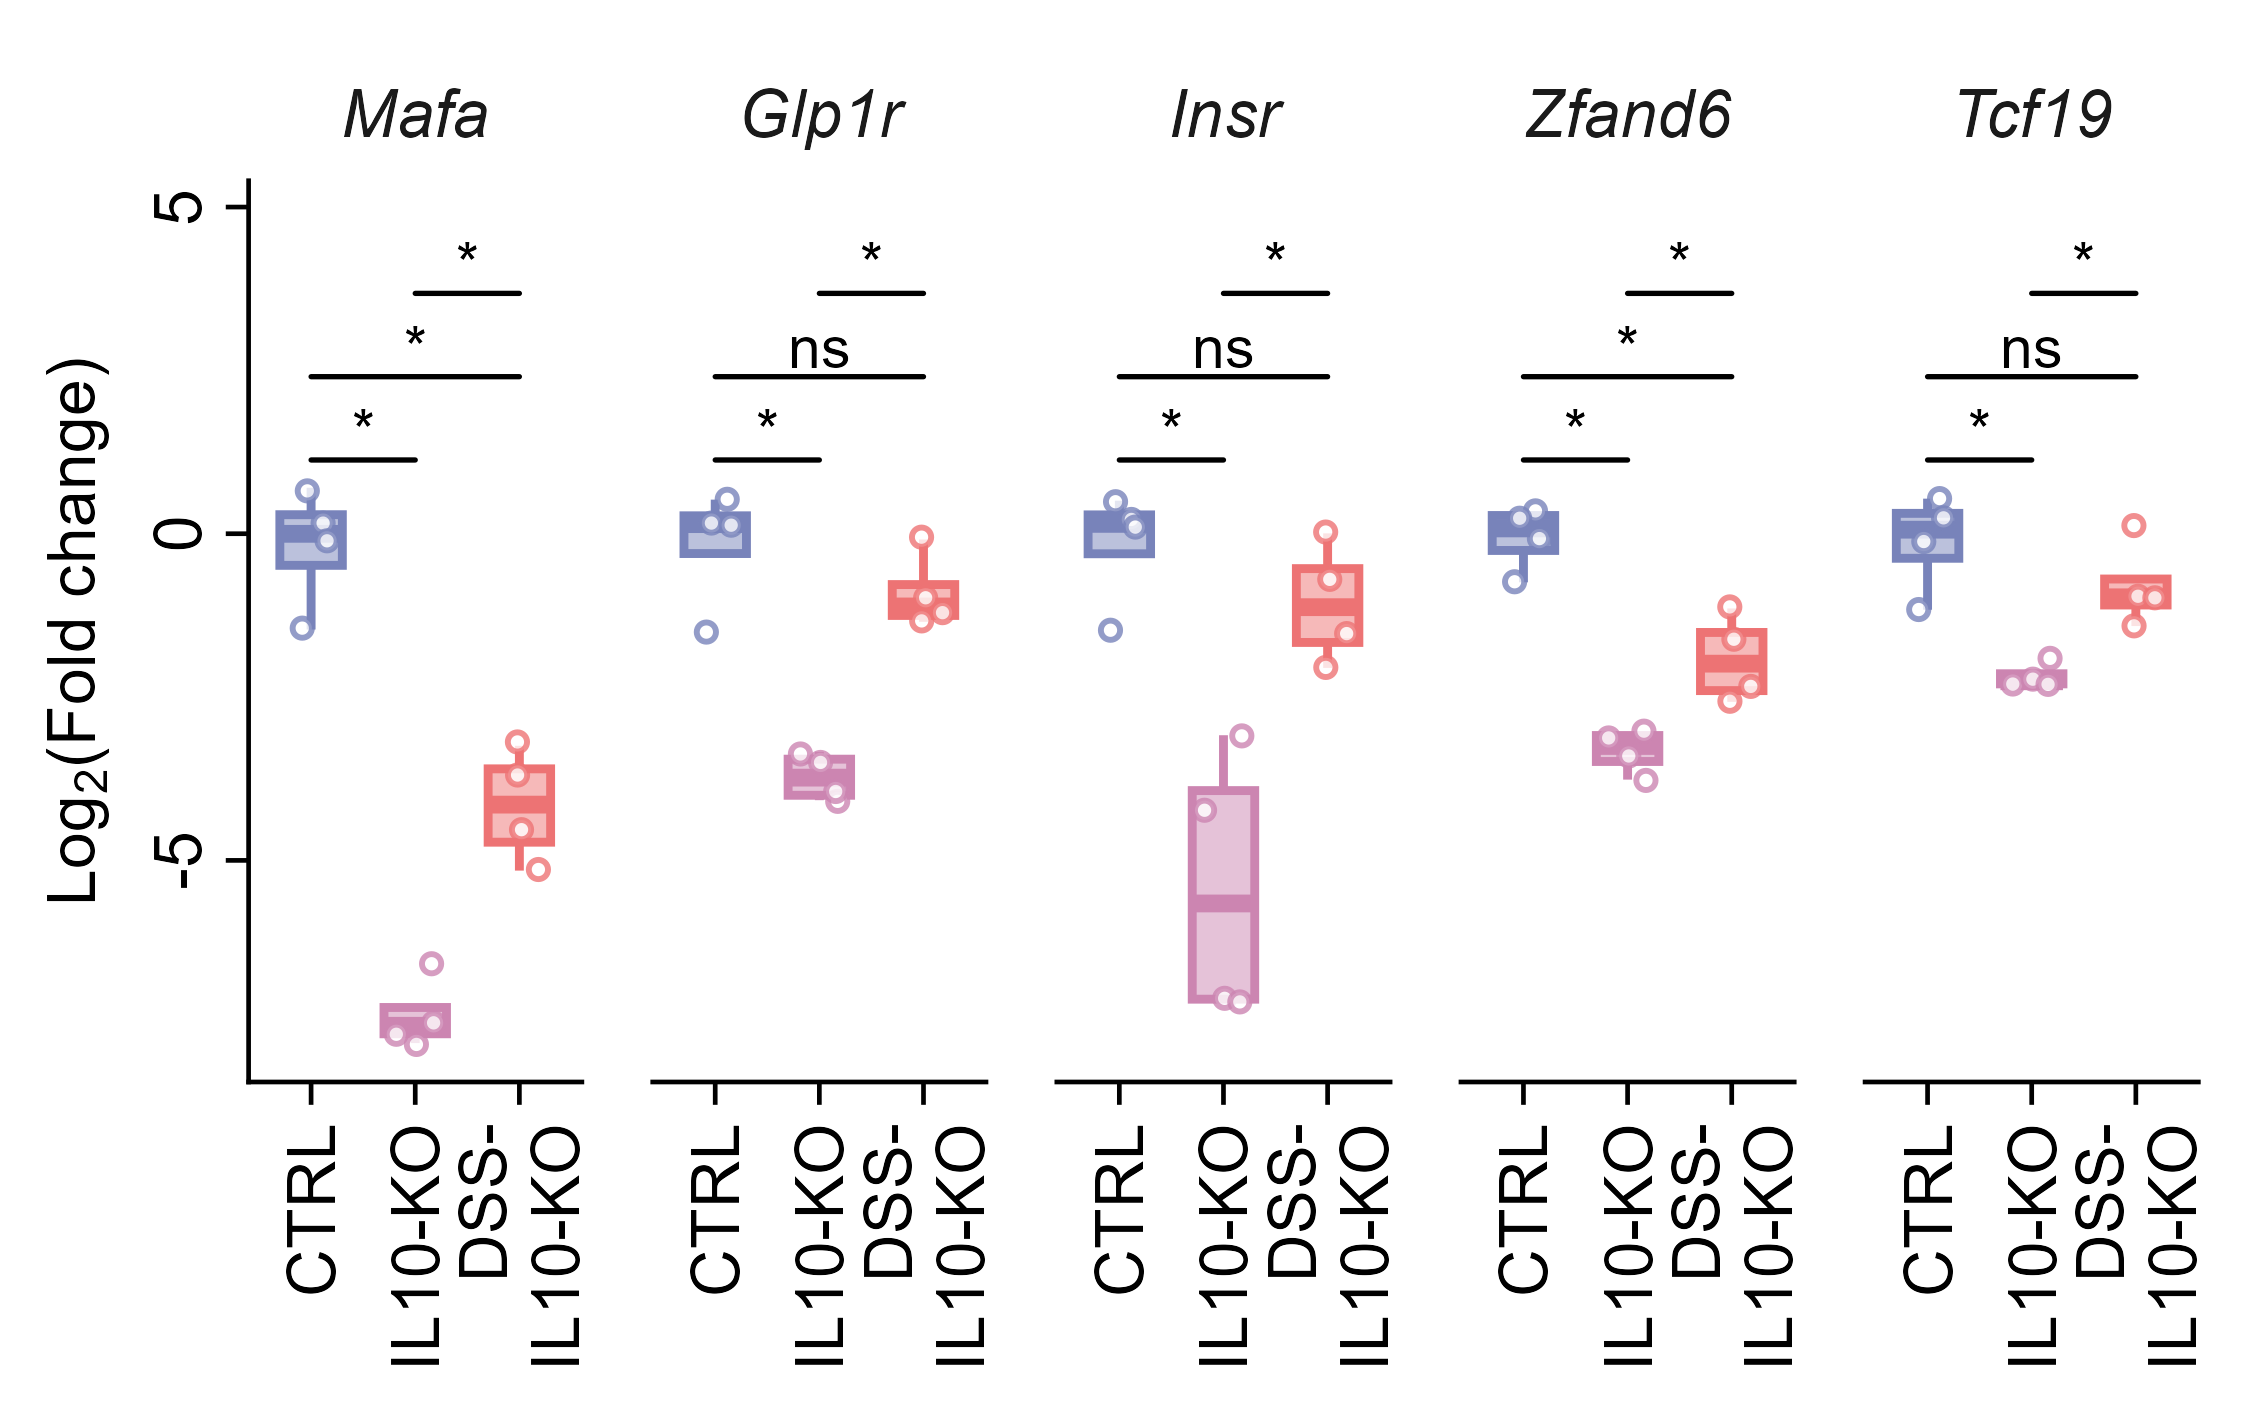

This figure's R source:
# ============================================================
# Large Intestine Gene Expression Analysis - Fig_1f
# FOLD CHANGE VERSION - Using facet_grid
# Integrated Script for Diabetologia Journal Submission
# Log2(Fold-change) relative to CTRL baseline
# Three groups: CTRL, IL10-KO, DSS-IL10-KO
# Five genes: Mafa, Glp1r, Insr, Zfand6, Tcf19
# ============================================================

# 0) Clear workspace and set working directory
rm(list = ls())
# Set the working directory to this script's own folder before running
# (e.g. in RStudio: Session > Set Working Directory > To Source File Location)

# 1) Load required libraries
library(ggplot2)
library(dplyr)
library(tidyr)
library(ggpubr)
library(rstatix)

# 2) Define Diabetologia colour palette
diabetologia_colors <- c(
  "CTRL" = rgb(120, 131, 186, maxColorValue = 255),
  "IL10-KO" = rgb(204, 133, 177, maxColorValue = 255),
  "DSS-IL10-KO" = rgb(237, 115, 116, maxColorValue = 255)
)

# 3) Define large intestine genes for Fig_1f
genes_fig1f <- c("Mafa", "Glp1r", "Insr", "Zfand6", "Tcf19")

# 4) Define comparisons
my_comparisons <- list(
  c("CTRL", "IL10-KO"),
  c("CTRL", "DSS-IL10-KO"),
  c("IL10-KO", "DSS-IL10-KO")
)

# ============================================================
# 5) Import and prepare data
# ============================================================
cat("\n=== LOADING LARGE INTESTINE GENE EXPRESSION DATA ===\n")
dat_raw <- read.csv("Fig_1f_Data_LargeIntestine_GeneExpr.csv", stringsAsFactors = FALSE)

# Filter for the 5 selected genes
dat_raw <- dat_raw %>%
  filter(Gene %in% genes_fig1f) %>%
  select(Group, Gene, Relative_expression, Tissue)

# Convert to numeric and factor
dat_raw$Relative_expression <- as.numeric(dat_raw$Relative_expression)
dat_raw$Group <- factor(dat_raw$Group, levels = c("CTRL", "IL10-KO", "DSS-IL10-KO"))
dat_raw$Gene <- factor(dat_raw$Gene, levels = genes_fig1f)

cat("Total observations (raw):", nrow(dat_raw), "\n")
cat("Genes:", paste(genes_fig1f, collapse = ", "), "\n")

# ============================================================
# 6) Calculate FOLD CHANGE relative to CTRL mean
# ============================================================
cat("\n=== CALCULATING FOLD CHANGE ===\n")

# Calculate CTRL mean for each gene
ctrl_means <- dat_raw %>%
  filter(Group == "CTRL") %>%
  group_by(Gene) %>%
  summarise(
    CTRL_mean = mean(Relative_expression, na.rm = TRUE),
    CTRL_n = sum(!is.na(Relative_expression)),
    .groups = 'drop'
  )

cat("\nCTRL baseline means:\n")
print(ctrl_means)

# Calculate fold change for each sample
dat_fc <- dat_raw %>%
  left_join(ctrl_means, by = "Gene") %>%
  mutate(
    Fold_Change = Relative_expression / CTRL_mean,
    Log2_Fold_Change = log2(Fold_Change)
  ) %>%
  filter(!is.na(Log2_Fold_Change))  # Remove NA values

cat("\nTotal observations after fold change calculation:", nrow(dat_fc), "\n")

# Check sample sizes
cat("\nSample sizes per gene per group:\n")
print(table(dat_fc$Gene, dat_fc$Group))

# ============================================================
# 7) Create faceted boxplot using facet_grid
# ============================================================
cat("\n=== GENERATING FACETED PLOT ===\n")

# Create custom x-axis labels
x_labels <- c("CTRL" = "CTRL", 
              "IL10-KO" = "IL10-KO", 
              "DSS-IL10-KO" = "DSS-\nIL10-KO")

# Create the plot
plot_fig1f <- ggboxplot(
  dat_fc,
  x = "Group",
  y = "Log2_Fold_Change",
  color = "Group",
  fill = "Group",
  alpha = 0.5,
  add = "jitter",
  add.params = list(color = "Group", shape = 21,
                    fill = "white", size = 0.75, alpha = 0.8),
  palette = diabetologia_colors,
  outlier.shape = NA,
  width = 0.6
) +
  facet_grid(~ Gene, scales = "fixed")+
  scale_color_manual(values = diabetologia_colors) +
  scale_fill_manual(values = diabetologia_colors) +
  labs(
    y = expression(paste("Log"[2], "(Fold change)")),
    x = NULL
  ) +
  scale_x_discrete(labels = x_labels) +
  theme_classic() +
  theme(
    legend.position = "none",
    strip.text.x = element_text(size = 8, face = "italic"),
    strip.background = element_blank(),
    axis.title.y = element_text(size = 8),
    axis.title.x = element_blank(),
    axis.text.x = element_text(size = 8, colour = "black", 
                               angle = 90, hjust = 1, vjust = 0.5),
    axis.text.y = element_text(size = 8, colour = "black", 
                               angle = 90, hjust = 0.5),
    axis.line = element_line(colour = "black", linewidth = 0.75 / .pt),
    axis.ticks = element_line(colour = "black", linewidth = 0.75 / .pt),
    panel.spacing = unit(0.3, "cm")
  ) +
  stat_compare_means(
    comparisons = my_comparisons,
    method = "wilcox.test",
    label = "p.signif",
    paired = FALSE,
    tip.length = 0.0,
    step.increase = 0.15,
    size = 2.5,
    bracket.size = 0.3
  ) +
  scale_y_continuous(
    n.breaks = 4,
    expand = expansion(mult = c(0.05, 0.15))
  )

# Display plot
print(plot_fig1f)

# ============================================================
# 8) Save plot in multiple formats
# ============================================================
cat("\n=== SAVING PLOT FILES ===\n")

ggsave(
  filename = "Fig_1f_FoldChange_LargeIntestine_GeneExpr.png",
  plot = plot_fig1f,
  scale = 1, width = 9.5, height = 6,
  units = "cm", dpi = 600, limitsize = FALSE
)

ggsave(
  filename = "Fig_1f_FoldChange_LargeIntestine_GeneExpr.svg",
  plot = plot_fig1f,
  scale = 1, width = 9.5, height = 6,
  units = "cm", limitsize = FALSE
)

cat("✓ Plots saved\n")

# ============================================================
# 9) Statistical analysis with BH correction
# ============================================================
cat("\n=== PERFORMING STATISTICAL ANALYSIS ===\n")

posthoc_result <- dat_fc %>%
  group_by(Gene) %>%
  wilcox_test(Log2_Fold_Change ~ Group, 
              comparisons = my_comparisons) %>%
  adjust_pvalue(method = "BH") %>%
  add_significance("p.adj") %>%
  mutate(
    p = signif(p, 3),
    p.adj = signif(p.adj, 3)
  )

cat("\nStatistical test results with BH-adjusted p-values:\n")
print(posthoc_result)

write.csv(
  posthoc_result,
  file = "Fig_1f_Posthoc_FoldChange_BH_corrected.csv",
  row.names = FALSE
)

cat("✓ Statistical results saved\n")

# ============================================================
# 10) Summary statistics
# ============================================================
cat("\n=== CALCULATING SUMMARY STATISTICS ===\n")

summary_stats <- dat_fc %>%
  group_by(Gene, Group) %>%
  summarise(
    n = n(),
    mean_Log2FC = round(mean(Log2_Fold_Change, na.rm = TRUE), 3),
    sd_Log2FC = round(sd(Log2_Fold_Change, na.rm = TRUE), 3),
    sem_Log2FC = round(sd_Log2FC / sqrt(n), 3),
    mean_FC = round(2^mean_Log2FC, 2),  # Convert back to fold change
    .groups = 'drop'
  )

cat("\nSummary statistics (Log2 and linear fold change):\n")
print(summary_stats)

write.csv(
  summary_stats,
  file = "Fig_1f_Summary_FoldChange_LargeIntestine_GeneExpr.csv",
  row.names = FALSE
)

# Also save the fold change data
write.csv(
  dat_fc %>% select(Group, Gene, Relative_expression, Fold_Change, Log2_Fold_Change),
  file = "Fig_1f_FoldChange_Data.csv",
  row.names = FALSE
)

cat("✓ Summary statistics saved\n")

# ============================================================
# 11) Summary
# ============================================================
cat("\n", rep("=", 70), "\n", sep = "")
cat("ANALYSIS COMPLETE - LARGE INTESTINE GENES (FOLD CHANGE)\n")
cat(rep("=", 70), "\n", sep = "")
cat("\nGenerated files:\n")
cat("  Figures:\n")
cat("    - Fig_1f_FoldChange_LargeIntestine_GeneExpr.png (600 dpi, 17.27×5.7 cm)\n")
cat("    - Fig_1f_FoldChange_LargeIntestine_GeneExpr.svg (vector format)\n")
cat("  Data tables:\n")
cat("    - Fig_1f_Posthoc_FoldChange_BH_corrected.csv\n")
cat("    - Fig_1f_Summary_FoldChange_LargeIntestine_GeneExpr.csv\n")
cat("    - Fig_1f_FoldChange_Data.csv\n")
cat("\nKey features:\n")
cat("  ✓ Log2(Fold change) relative to CTRL baseline\n")
cat("  ✓ facet_grid layout (5 panels, 1 row)\n")
cat("  ✓ Shared y-axis across all genes\n")
cat("  ✓ DSS-\\nIL10-KO label with line break\n")
cat("  ✓ Diabetologia formatting\n")
cat("  ✓ BH correction for multiple comparisons\n")
cat("  ✓ Statistical significance stars on plot\n")
cat("\nGenes analyzed:\n")
cat("  ", paste(genes_fig1f, collapse = ", "), "\n")
cat(rep("=", 70), "\n", sep = "")
